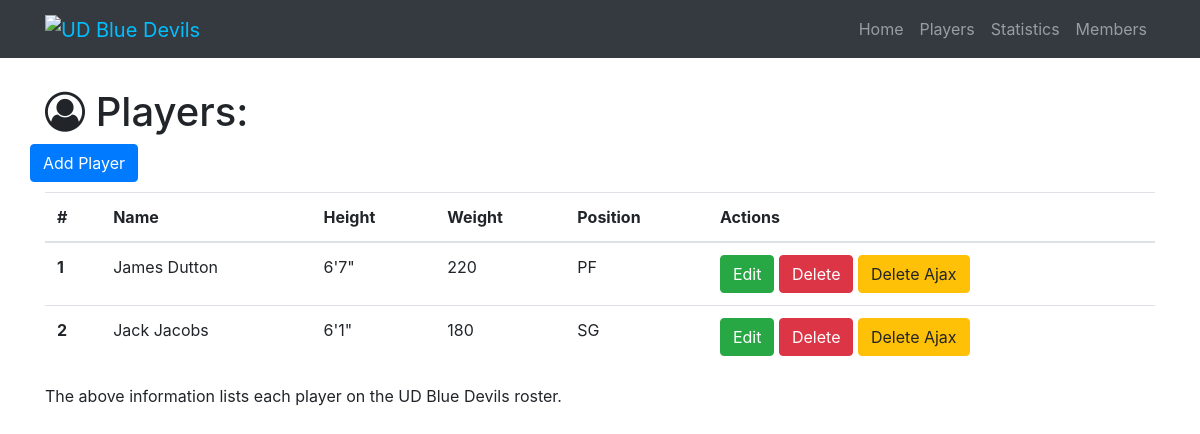
Page /players on the earlier database version.
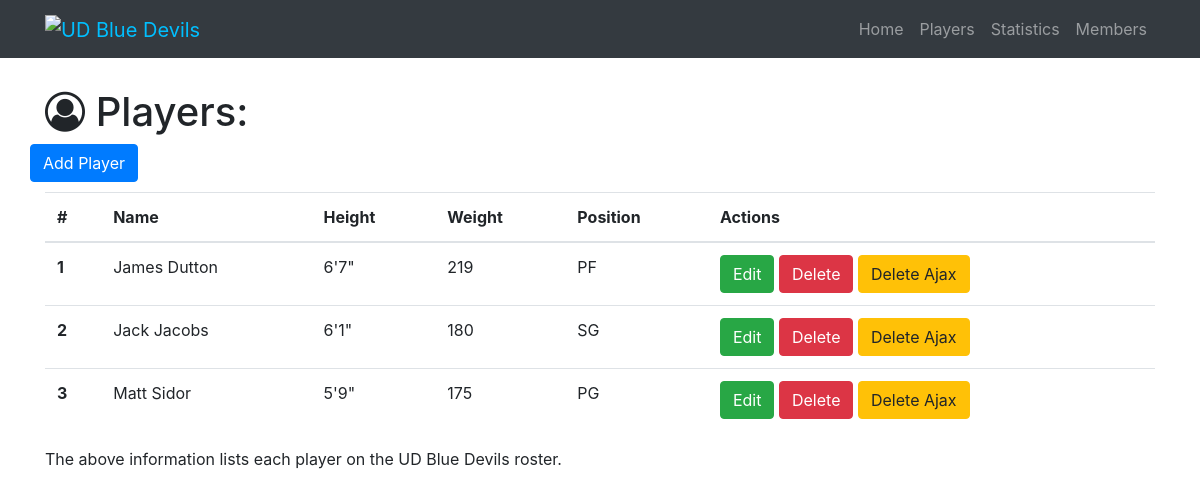
Same page on the later database version.
### myGroupProject.py (models this page shows)
class Player(db.Model):
    __tablename__ = 'players'
    id = db.Column(db.Integer, primary_key=True)
    name = db.Column(db.String(64))
    height = db.Column(db.Integer)
    weight = db.Column(db.Integer)
    position = db.Column(db.String(64))
    statistics = db.relationship('Statistic', backref='player')

### myGroupProject.py (the view)
@app.route('/players')
def show_all_players():
    players = Player.query.all()
    return render_template('player-all.html', players=players)

### templates/player-all.html (shortened to what this page needs)
{% extends "home-base.html"%}
{% block page_content%}
  <div class="container">
    <h1 class="mt-5"><i class="fa fa-user-circle-o" aria-hidden="true"></i> Players:</h1>
    <div class="row bottom-margin">
      <a href="/player/add" class="btn btn-primary" role="button" aria-disabled="true">Add Player</a>
    </div>
    {% if players %}
      <table class="table">
        <thead>
          <tr>
            <th>#</th>
            <th>Name</th>
            <th>Height</th>
            <th>Weight</th>
            <th>Position</th>
            <th>Actions</th>
          </tr>
        </thead>
        <tbody>
          {% for player in players %}
          <tr>
              <th scope="row">{{player.id}}</th>
              <td>{{player.name}}</td>
              <td>{{player.height}}</td>
              <td>{{player.weight}}</td>
              <td>{{player.position}}</td>
              <td>
                <a href="/player/edit/{{player.id}}" class="btn btn-success" role="button">Edit</a>
                <a href="/player/delete/{{player.id}}" class="btn btn-danger" role="button">Delete</a>
                <button class="btn btn-warning delete_ajax_btn" role="button" data-player-id="{{player.id}}">Delete Ajax</button>
              </td>
          </tr>
          {% endfor%}
        </tbody>
      </table>
    {% else %}
      <h3>there is no players in the database yet.</h3>
    {% endif %}
    <p>The above information lists each player on the UD Blue Devils roster.</p>
  </div>
{% endblock%}

Differences in the rows shown:
changed Player "James Dutton": weight "220" → "219"
added Player: id "3", name "Matt Sidor", height "5'9\"", weight "175", position "PG"
